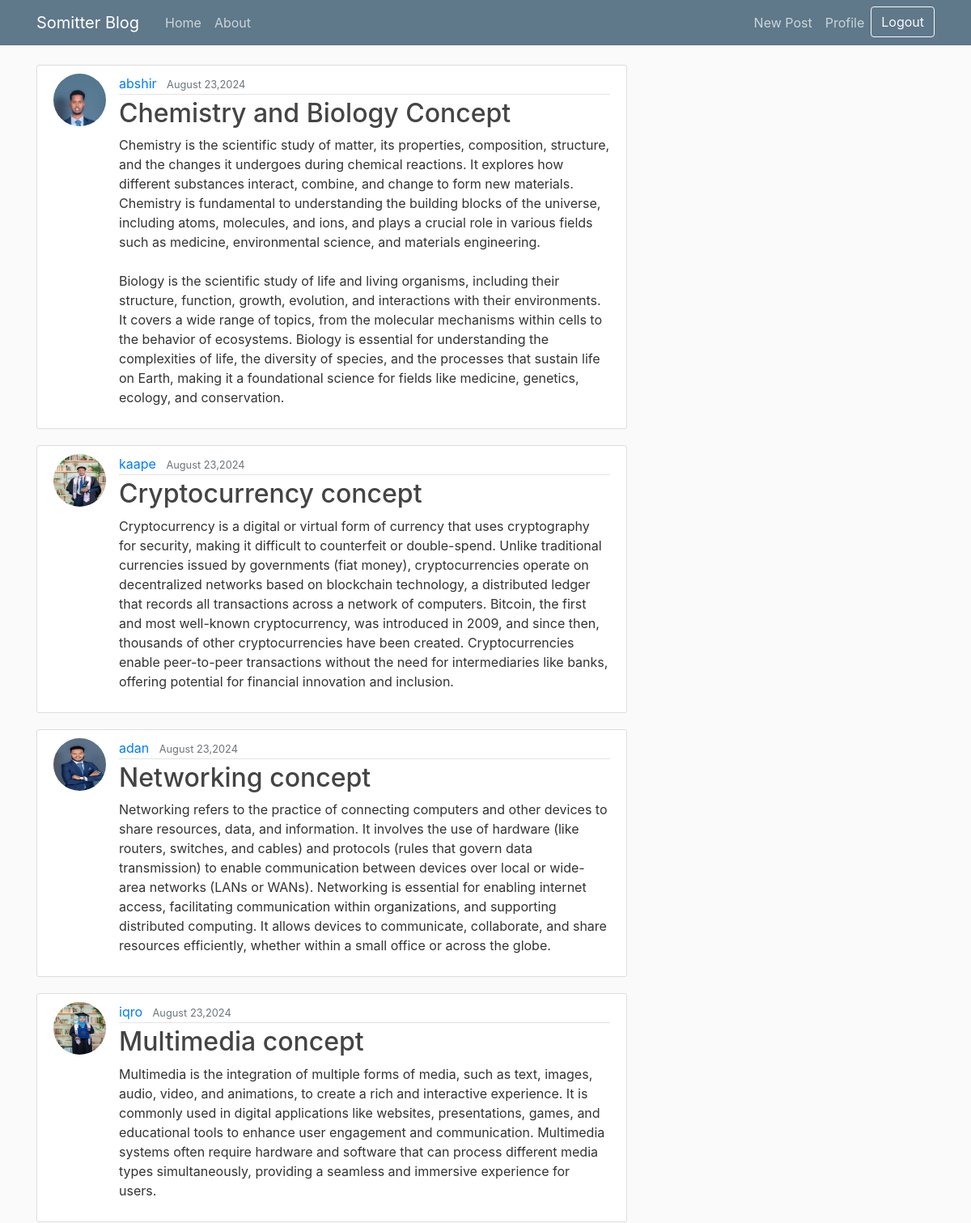
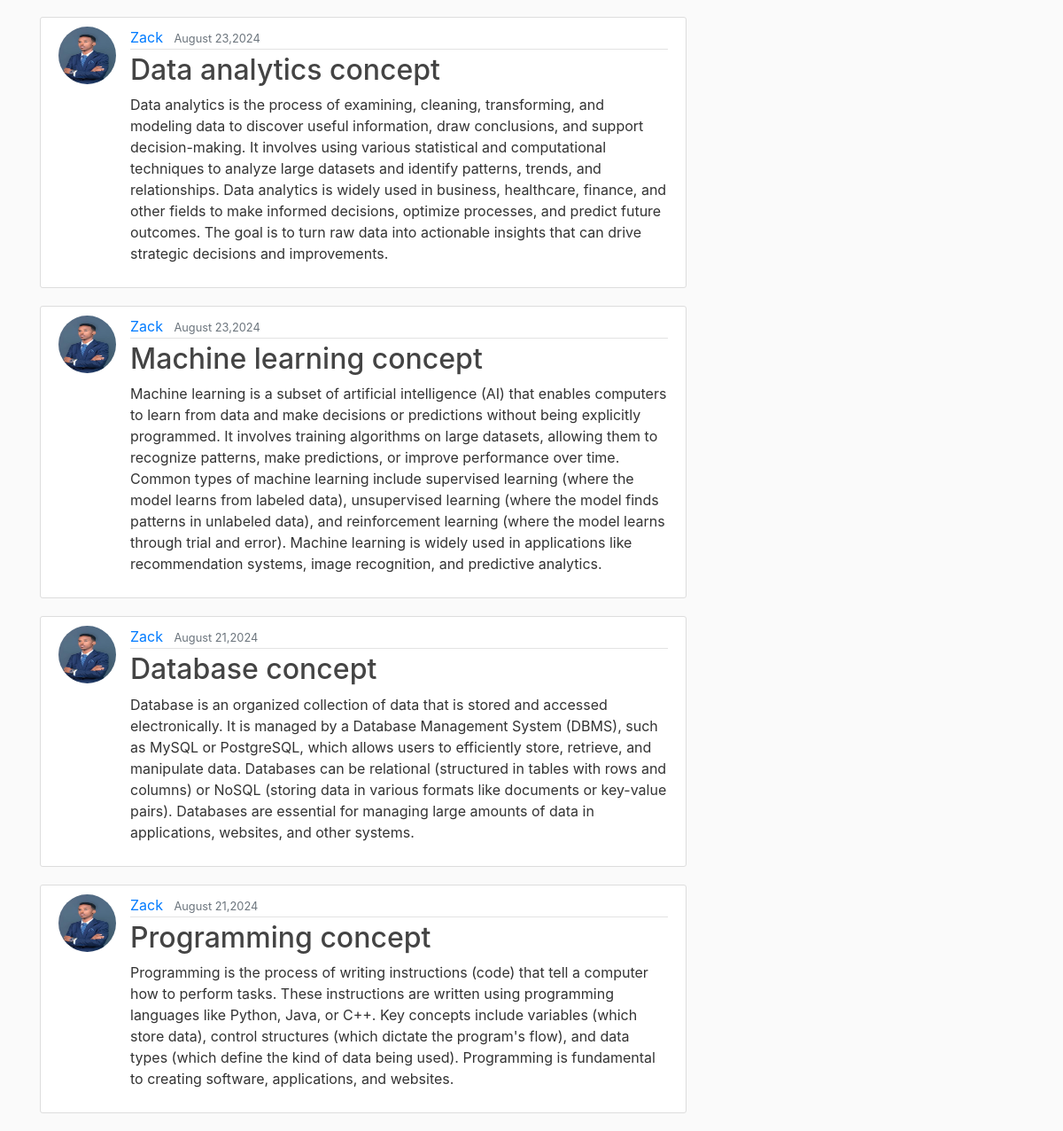
The page / (signed in) on the database its author committed (2 pictures, top to bottom).
### blog/models.py (models this page shows, shortened)
class Post(models.Model):
    title = models.CharField(max_length=100)
    content = models.TextField()
    post_date = models.DateTimeField(default = timezone.now)
    author =models.ForeignKey(User, on_delete=models.CASCADE)

### user/models.py (models this page shows, shortened)
class Profile(models.Model):
    user =models.OneToOneField(User, on_delete=models.CASCADE)
    image =models.ImageField(default="default.jpg", upload_to="profile_pics")

### blog/views.py (the view)
# urls.py: path('', PostListView.as_view(), name='blog-home'),
class PostListView(LoginRequiredMixin,ListView):
      model =Post
      template_name = 'blog/home.html'
      context_object_name = "posts"
      ordering =['-post_date']

### blog/templates/blog/home.html
{% extends "blog/base.html" %} {% block content %} {% for post in posts%}
<article class="media content-section">
  {% if post.author == user %}
  <a href="{% url 'profile' %}"
    ><img
      class="rounded-circle article-img"
      src="{{ post.author.profile.image.url }}"
      alt=""
  /></a>
  {% else %}
  <img
      class="rounded-circle article-img"
      src="{{ post.author.profile.image.url }}"
      alt=""
  />
  {% endif %}
  <div class="media-body">
    <div class="article-metadata">
      <a class="mr-2" href="">{{ post.author }}</a>
      <small class="text-muted">{{ post.post_date|date:"F d,Y" }}</small>
    </div>
    <h2>
      <a class="article-title" href="{% url 'post-detail' post.id %}"
        >{{ post.title }}</a
      >
    </h2>
    <p class="article-content">{{ post.content }}</p>
  </div>
</article>
{%endfor%} {% endblock content %}

### blog/static/blog/main.css (style rules this page uses)
body { background: #fafafa; color: #333333; margin-top: 5rem; }
h1, h2, h3, h4, h5, h6 { color: #444444; }
.content-section { background: #ffffff; padding: 10px 20px; border: 1px solid #dddddd; border-radius: 3px; margin-bottom: 20px; }
.article-title { color: #444444; }
.article-content { white-space: pre-line; }
.article-img { height: 65px; width: 65px; margin-right: 16px; }
.article-metadata { padding-bottom: 1px; margin-bottom: 4px; border-bottom: 1px solid #e3e3e3 }

### rows shown on the page
Post: author.profile.image (picture), author "abshir", post_date "August 23,2024", title "Chemistry and Biology Concept", content "Chemistry is the scientific study of matter, its properties, composition, structure, and the changes it undergoes during chemical reactions. It explores how different substances interact, combine, and change to form new materials. Chemistry is fundamental to understanding the building blocks of the universe, including atoms, molecules, and ions, and plays a crucial role in various fields such as medicine, environmental science, and materials engineering. Biology is the scientific study of life and living organisms, including their structure, function, growth, evolution, and interactions with their environments. It covers a wide range of topics, from the molecular mechanisms within cells to…"
Post: author.profile.image (picture), author "kaape", post_date "August 23,2024", title "Cryptocurrency concept", content "Cryptocurrency is a digital or virtual form of currency that uses cryptography for security, making it difficult to counterfeit or double-spend. Unlike traditional currencies issued by governments (fiat money), cryptocurrencies operate on decentralized networks based on blockchain technology, a distributed ledger that records all transactions across a network of computers. Bitcoin, the first and most well-known cryptocurrency, was introduced in 2009, and since then, thousands of other cryptocurrencies have been created. Cryptocurrencies enable peer-to-peer transactions without the need for intermediaries like banks, offering potential for financial innovation and inclusion."
Post: author.profile.image (picture), author "adan", post_date "August 23,2024", title "Networking concept", content "Networking refers to the practice of connecting computers and other devices to share resources, data, and information. It involves the use of hardware (like routers, switches, and cables) and protocols (rules that govern data transmission) to enable communication between devices over local or wide-area networks (LANs or WANs). Networking is essential for enabling internet access, facilitating communication within organizations, and supporting distributed computing. It allows devices to communicate, collaborate, and share resources efficiently, whether within a small office or across the globe."
Post: author.profile.image (picture), author "iqro", post_date "August 23,2024", title "Multimedia concept", content "Multimedia is the integration of multiple forms of media, such as text, images, audio, video, and animations, to create a rich and interactive experience. It is commonly used in digital applications like websites, presentations, games, and educational tools to enhance user engagement and communication. Multimedia systems often require hardware and software that can process different media types simultaneously, providing a seamless and immersive experience for users."
Post: author.profile.image (picture), author "Zack", post_date "August 23,2024", title "Data analytics concept", content "Data analytics is the process of examining, cleaning, transforming, and modeling data to discover useful information, draw conclusions, and support decision-making. It involves using various statistical and computational techniques to analyze large datasets and identify patterns, trends, and relationships. Data analytics is widely used in business, healthcare, finance, and other fields to make informed decisions, optimize processes, and predict future outcomes. The goal is to turn raw data into actionable insights that can drive strategic decisions and improvements."
Post: author.profile.image (picture), author "Zack", post_date "August 23,2024", title "Machine learning concept", content "Machine learning is a subset of artificial intelligence (AI) that enables computers to learn from data and make decisions or predictions without being explicitly programmed. It involves training algorithms on large datasets, allowing them to recognize patterns, make predictions, or improve performance over time. Common types of machine learning include supervised learning (where the model learns from labeled data), unsupervised learning (where the model finds patterns in unlabeled data), and reinforcement learning (where the model learns through trial and error). Machine learning is widely used in applications like recommendation systems, image recognition, and predictive analytics."
Post: author.profile.image (picture), author "Zack", post_date "August 21,2024", title "Database concept", content "Database is an organized collection of data that is stored and accessed electronically. It is managed by a Database Management System (DBMS), such as MySQL or PostgreSQL, which allows users to efficiently store, retrieve, and manipulate data. Databases can be relational (structured in tables with rows and columns) or NoSQL (storing data in various formats like documents or key-value pairs). Databases are essential for managing large amounts of data in applications, websites, and other systems."
Post: author.profile.image (picture), author "Zack", post_date "August 21,2024", title "Programming concept", content "Programming is the process of writing instructions (code) that tell a computer how to perform tasks. These instructions are written using programming languages like Python, Java, or C++. Key concepts include variables (which store data), control structures (which dictate the program's flow), and data types (which define the kind of data being used). Programming is fundamental to creating software, applications, and websites."
